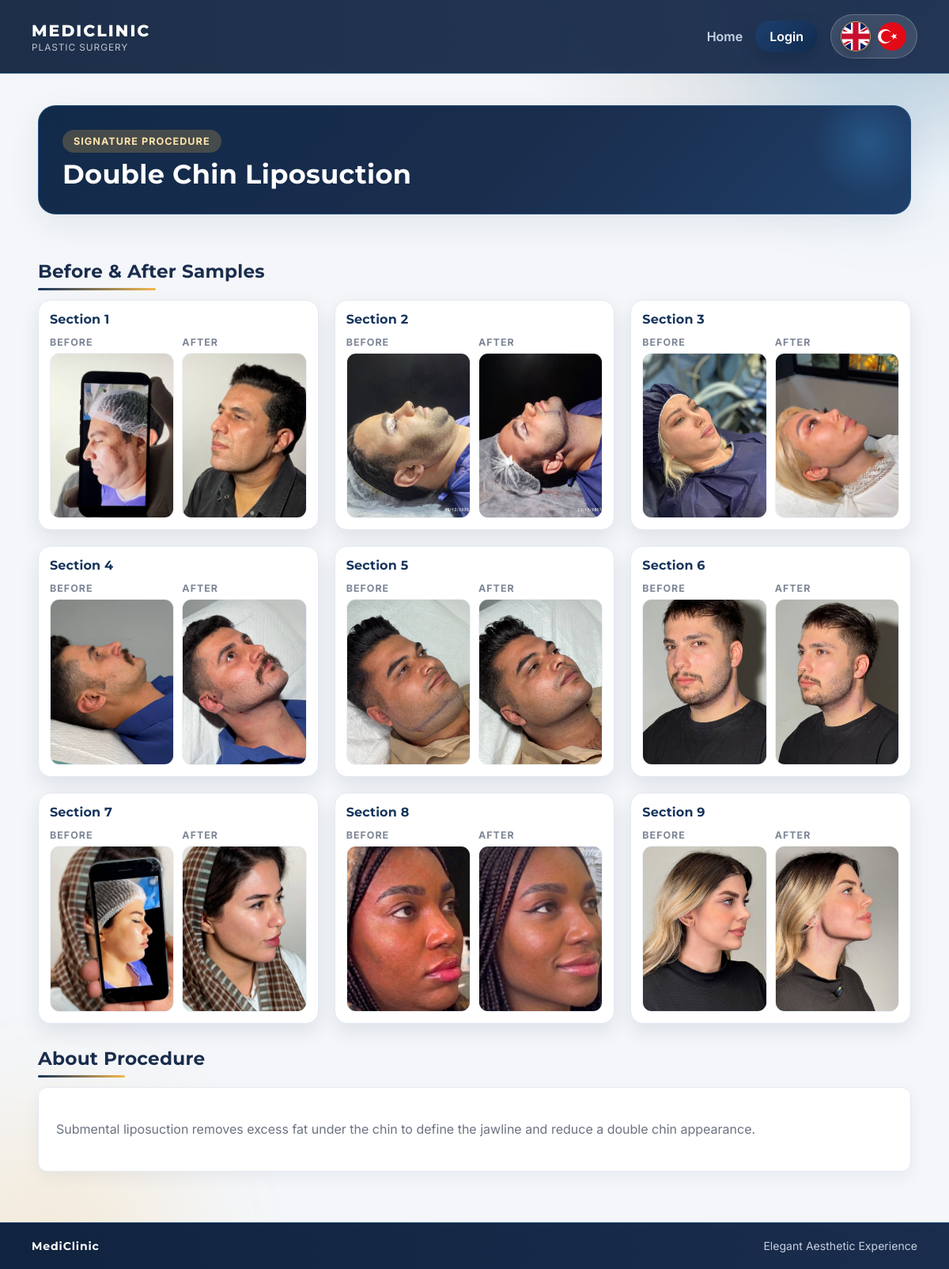
Screenshot of /procedure/double-chin-liposuction/ with the database file from the repository.
### clinic/models.py (models this page shows, shortened)
class Procedure(models.Model):
    slug = models.SlugField(unique=True)
    name_en = models.CharField(max_length=120)
    name_tr = models.CharField(max_length=120)
    summary_en = models.TextField()
    summary_tr = models.TextField()
    default_image = models.ImageField(upload_to='procedures/defaults/')
    created_at = models.DateTimeField(auto_now_add=True)
    class Meta:
        ordering = ['name_en']

### clinic/views.py (the view)
# urls.py: path('procedure/<slug:slug>/', views.procedure_detail, name='procedure_detail'),
def procedure_detail(request, slug):
    lang = request.session.get('lang', 'en')
    procedure = get_object_or_404(Procedure, slug=slug)
    gallery_sections = build_gallery_sections(procedure, lang)
    gallery_json = build_gallery_json(gallery_sections, procedure, request.user)
    context = {
        'procedure': procedure,
        'name': get_text(procedure, 'name', lang),
        'summary': get_text(procedure, 'summary', lang),
        'gallery_sections': gallery_sections,
        'gallery_json': gallery_json,
        'gallery_meta': build_gallery_meta(request, lang),
        'has_gallery': bool(gallery_sections),
    }
    return render(request, 'clinic/procedure_detail.html', add_shared_forms(request, context))

### clinic/context_processors.py (called while the page is built)
def global_context(request):
    current_lang = request.session.get('lang', 'en')
    if current_lang not in UI_TEXTS:
        current_lang = 'en'
    return {
        'current_lang': current_lang,
        'texts': UI_TEXTS[current_lang],
    }

### clinic/views.py (called while the page is built, shortened)
def get_text(obj, field_base, lang):
    value = getattr(obj, f'{field_base}_{lang}', '')
    if value:
        return value
    return getattr(obj, f'{field_base}_en', '')

def add_shared_forms(request, context):
    if request.user.is_authenticated and 'procedure_form' not in context:
        context['procedure_form'] = ProcedureForm()
    return context

def build_gallery_sections(procedure, lang):
    sections = []
    for section in procedure.gallery_sections.all():
        before_items = []
        after_items = []
        for image in section.images.all():
            payload = {
                'id': image.id,
                'title': get_text(image, 'title', lang),
                'image': image.image,
            }
            if image.image_type == SectionImage.ImageType.BEFORE:
                before_items.append(payload)
            else:
                after_items.append(payload)
        sections.append({
            'id': section.id,
            'before_items': before_items,
            'after_items': after_items,
        })
    return sections

def build_gallery_json(gallery_sections, procedure, user):
    sections = []
    for section in gallery_sections:
        section_data = {'before': [], 'after': []}
        for item in section['before_items']:
            slide = {
                'id': item['id'],
                'src': item['image'].url,
                'title': item['title'],
            }
            section_data['before'].append(slide)
        for item in section['after_items']:
            slide = {
                'id': item['id'],
                'src': item['image'].url,
                'title': item['title'],
            }
            section_data['after'].append(slide)
        sections.append(section_data)
    return sections

### templates/clinic/procedure_detail.html (shortened to what this page needs)
{% extends 'base.html' %}
{% block content %}
<section class="hero">
    <div class="hero-detail-head">
        <div>
            <div class="hero-chip">Signature Procedure</div>
            <h1>{{ name }}</h1>
        </div>
    </div>
</section>
<h2 class="section-title">{{ texts.before_after }}</h2>
{% if has_gallery %}
    <section class="cases-grid">
        {% for section in gallery_sections %}
            <article
                class="case-card js-case-card"
                data-section-index="{{ forloop.counter0 }}"
                role="button"
                tabindex="0"
                aria-label="{{ texts.case_preview }} — {{ texts.section_label }} {{ forloop.counter }}"
            >
                <h3 class="case-card-title">{{ texts.section_label }} {{ forloop.counter }}</h3>
                <div class="case-card-preview">
                    <div class="case-preview-side">
                        <span class="image-label">{{ texts.before }}</span>
                        {% with first=section.before_items.0 %}
                            {% if first %}
                                <div class="gallery-thumb">
                                    <img src="{{ first.image.url }}" alt="{{ first.title }}" loading="lazy">
                                </div>
                            {% else %}
                                <div class="gallery-thumb gallery-thumb-empty">{{ texts.no_before_in_section }}</div>
                            {% endif %}
                        {% endwith %}
                    </div>
                    <div class="case-preview-side">
                        <span class="image-label">{{ texts.after }}</span>
                        {% with first=section.after_items.0 %}
                            {% if first %}
                                <div class="gallery-thumb">
                                    <img src="{{ first.image.url }}" alt="{{ first.title }}" loading="lazy">
                                </div>
                            {% else %}
                                <div class="gallery-thumb gallery-thumb-empty">{{ texts.no_after_in_section }}</div>
                            {% endif %}
                        {% endwith %}
                    </div>
                </div>
            </article>
        {% endfor %}
    </section>
{% else %}
    <p>{{ texts.no_samples }}</p>
{% endif %}
<h2 class="section-title">{{ texts.about_procedure }}</h2>
<article class="description-box">
    {{ summary|linebreaks }}
</article>
{% endblock %}

### static/clinic/styles.css (style rules this page uses)
:root { --primary: #3fa9f5; --accent: #f5b94c; --bg-soft: #f4f6f9; --heading: #1a2d4d; --navy-strong: #10233f; --navy-soft: #16345c; --body: #6b7280; --white: #ffffff; --line: #e4e9f2; --shadow-soft: 0 12px 40px rgba(26, 45, 77, 0.08); --shadow-card: 0 10px 24px rgba(26, 45, 77, 0.1); --page-gutter: clamp(24px, 5vw, 48px); --modal-navy: #0c1f38; --modal-navy-soft: #16345c; --modal-gold: #f5b94c; --modal-blue-glow: rgba(63, 169, 245, 0.28); --modal-gold-glow: rgba(245, 185, 76, 0.24); --modal-surface: linear-gradient(165deg, #ffffff 0%, #f7faff 45%, #eef3fa 100%); }
* { box-sizing: border-box; }
body { margin: 0; font-family: "Inter", sans-serif; background: radial-gradient(1000px 400px at 10% -20%, rgba(16, 35, 63, 0.2), transparent 60%), radial-gradient(900px 380px at 95% 0%, rgba(22, 52, 92, 0.18), transparent 60%), radial-gradient(800px 360px at 95% 0%, rgba(245, 185, 76, 0.12), transparent 60%), var(--bg-soft); color: var(--heading); position: relative; min-height: 100vh; display: flex; flex-direction: column; }
h1, h2, h3 { font-family: "Montserrat", sans-serif; color: var(--heading); letter-spacing: 0.01em; }
.hero { background: linear-gradient(135deg, #122a4a, #1a2d4d 55%, #1f3f69); border-radius: 22px; border: 1px solid rgba(63, 169, 245, 0.26); padding: 30px; margin-bottom: 28px; box-shadow: var(--shadow-soft); position: relative; overflow: hidden; background-color: var(--heading); }
.hero::after { content: ""; position: absolute; top: -24px; right: -16px; width: 140px; height: 140px; background: radial-gradient(circle, rgba(63, 169, 245, 0.25), transparent 70%); }
.hero h1 { margin: 8px 0 0; font-size: clamp(1.8rem, 2.8vw, 2.5rem); line-height: 1.15; max-width: 640px; color: var(--white); }
.hero-chip { display: inline-flex; padding: 7px 14px; border-radius: 999px; background: rgba(245, 185, 76, 0.22); color: #ffe3ab; font-size: 0.79rem; letter-spacing: 0.08em; text-transform: uppercase; font-weight: 700; position: relative; z-index: 1; }
.hero-detail-head { display: flex; justify-content: space-between; gap: 16px; align-items: flex-start; }
.cases-grid { display: grid; grid-template-columns: repeat(3, minmax(0, 1fr)); gap: 20px; }
.case-card { background: var(--white); border-radius: 16px; border: 1px solid var(--line); padding: 14px; box-shadow: var(--shadow-card); cursor: pointer; transition: transform 0.22s ease, box-shadow 0.22s ease; }
.case-card-title { margin: 0 0 12px; font-size: 1rem; color: var(--navy-soft); }
.case-card-preview { display: grid; grid-template-columns: 1fr 1fr; gap: 10px; }
.case-preview-side { display: flex; flex-direction: column; gap: 6px; min-width: 0; }
.gallery-thumb { width: 100%; aspect-ratio: 3 / 4; overflow: hidden; border-radius: 12px; border: 1px solid #edf1f6; background: #eef2f7; }
.gallery-thumb img { width: 100%; height: 100%; object-fit: cover; object-position: center; display: block; transition: transform 0.22s ease; }
.case-card .gallery-thumb img { cursor: default; }
.image-label { align-self: flex-start; font-size: 0.78rem; text-transform: uppercase; letter-spacing: 0.08em; font-weight: 700; color: #7e8797; }
.section-title { margin: 30px 0 12px; font-size: 1.45rem; letter-spacing: 0.01em; position: relative; display: inline-block; }
.section-title::after { content: ""; display: block; width: 52%; height: 3px; border-radius: 999px; margin-top: 7px; background: linear-gradient(90deg, var(--navy-soft), var(--accent)); }
.description-box { background: var(--white); border-left: 4px solid #f2c468; padding: 22px; border-radius: 12px; border: 1px solid var(--line); color: var(--body); line-height: 1.8; box-shadow: 0 8px 20px rgba(26, 45, 77, 0.05); }

### rows the page displays
Procedure: name_en "Double Chin Liposuction", summary_en "Submental liposuction removes excess fat under the chin to define the jawline and reduce a double chin appearance."

### other values shown
{{ texts.brand_subtitle }} "PLASTIC SURGERY"
{{ texts.home }} "Home"
{{ texts.login }} "Login"
{{ texts.before_after }} "Before & After Samples"
{{ texts.section_label }} "Section" "Section" "Section" "Section" "Section" "Section" "Section" "Section" "Section"
{{ texts.before }} "BEFORE" "BEFORE" "BEFORE" "BEFORE" "BEFORE" "BEFORE" "BEFORE" "BEFORE" "BEFORE"
{{ texts.after }} "AFTER" "AFTER" "AFTER" "AFTER" "AFTER" "AFTER" "AFTER" "AFTER" "AFTER"
{{ texts.about_procedure }} "About Procedure"
